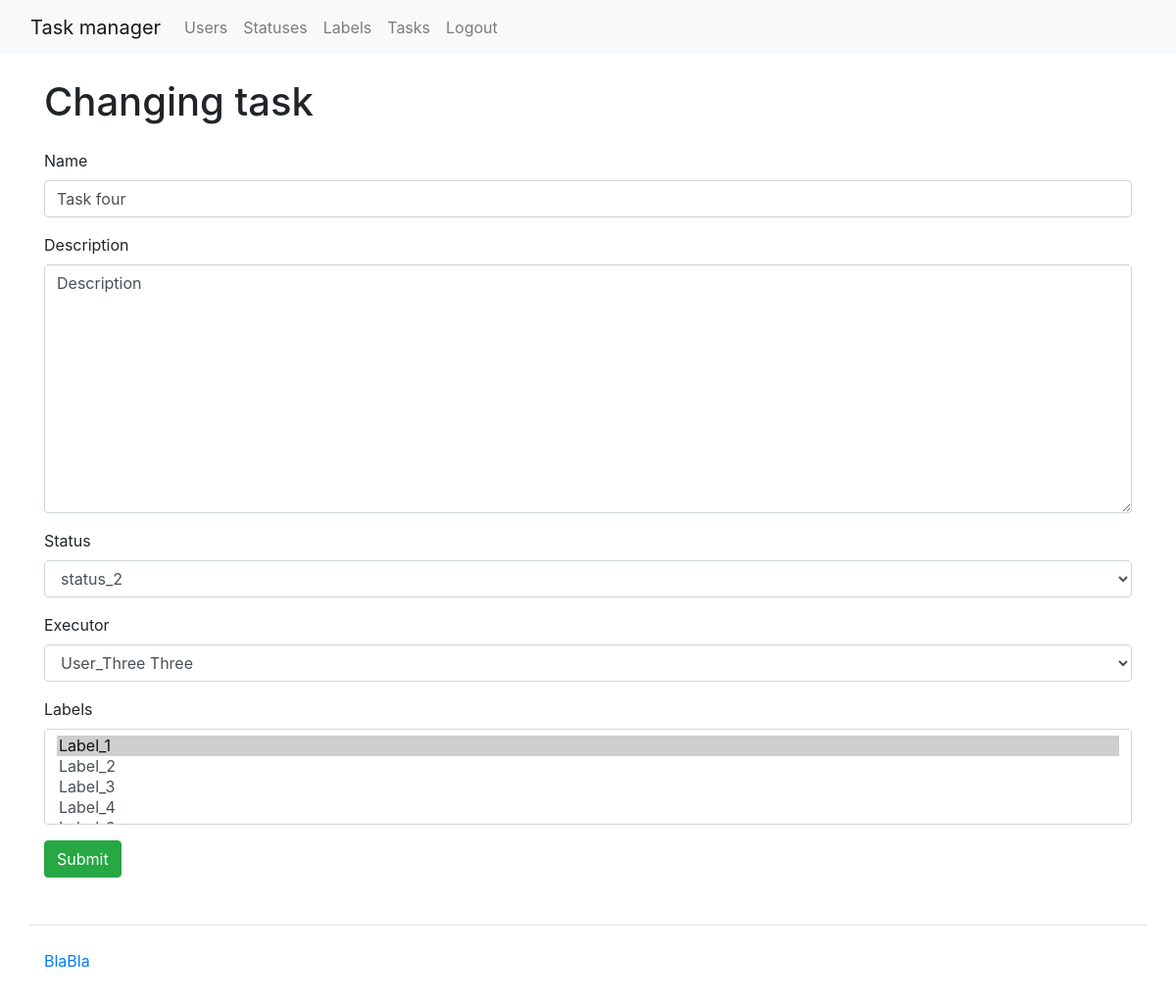
Before: /tasks/6/update/ (signed in) with the older database file.
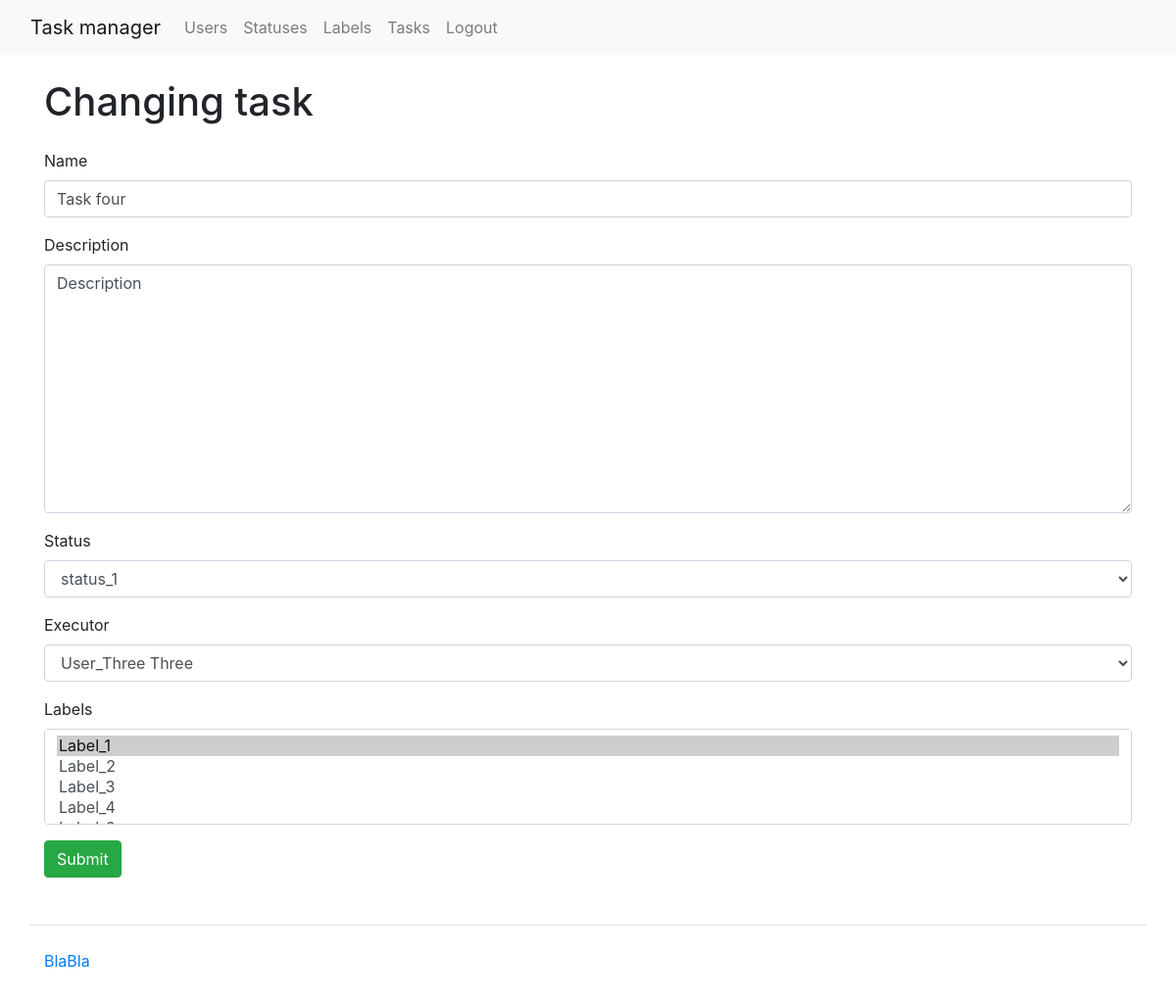
After: the same page with the newer database file.
### tasks/models.py (models this page shows, shortened)
class Task(models.Model):
    name = models.CharField(max_length=100, verbose_name=_('Name'))
    status = models.ForeignKey(Status, null=True, on_delete=models.PROTECT, verbose_name=_('Status'))
    created_at = models.DateTimeField(auto_now_add=True, verbose_name=_('Date joined'))
    description = models.TextField(blank=True, null=True)
    author = models.ForeignKey(
        User,
        on_delete=models.PROTECT,
        related_name='authored_tasks',
        verbose_name=_('Author'),)
    executor = models.ForeignKey(
        User,
        on_delete=models.PROTECT,
        related_name='tasks_assigned_to',
        verbose_name=_('Executor'),)
    labels = models.ManyToManyField(
        Labels,
        blank=True,
        verbose_name=_('Labels'),)

### statuses/models.py (models this page shows)
class Status(models.Model):
    name = models.CharField(max_length=100, verbose_name=_('Name'))
    created_at = models.DateTimeField(auto_now_add=True, verbose_name=_('Date joined'))
    def __str__(self):
        return self.name

### tasks/views.py (the view, shortened to what this page needs)
# urls.py: path('<int:pk>/update/', views.UpdateTask.as_view(), name='update'),
class UpdateTask(LoginRequiredMixin, UpdateView):
    model = Task
    template_name = 'general_pattern.html'
    extra_context = {'title': _('Changing task')}
    form_class = TaskForm
    success_url = reverse_lazy('tasks:tasks')

### tasks/forms.py
class TaskForm(forms.ModelForm):
    class Meta():
        model = Task
        fields = ('name', 'description', 'status', 'executor', 'labels')

### labels/models.py (called while the page is built)
    def __str__(self):
        return self.name

### users/models.py (called while the page is built)
    def __str__(self):
        return f'{self.first_name} {self.last_name}'

### users/templates/general_pattern.html (shortened to what this page needs)
{% extends 'base.html' %}
{% load bootstrap4 %}
{% load i18n %}
{% block content %}
<div class="container wrapper flex-grow-1">
  <h1 class="my-4">{% translate title %}</h1>
    <form method="post" class="form">
        {% bootstrap_form form %}
          {% buttons %}
            <button type="submit" class="btn btn-success">{% translate 'Submit' %}</button>
          {% endbuttons %}
    </form>
</div>
{% endblock content %}

Changed rows visible on the page:
changed Task "Description": status "status_2" → "status_1"
